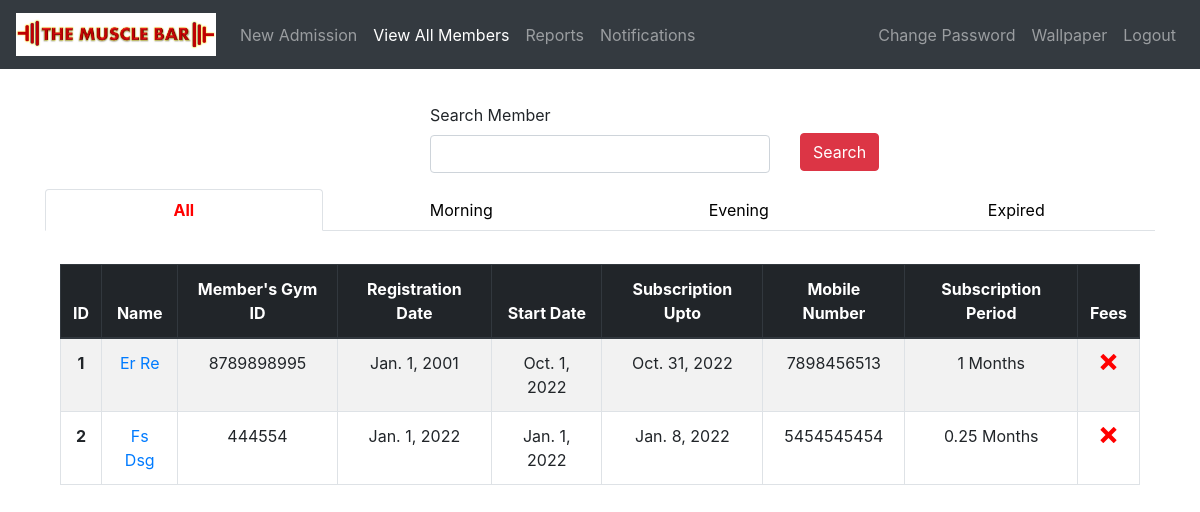
Page /members/view/ (signed in) on the committed database.
### members/models.py (models this page shows, shortened)
class Member(models.Model):
    member_id = models.AutoField(primary_key=True)
    unique_member_id = models.CharField(("MEMBER's GYM ID"), max_length=50)
    first_name = models.CharField(("First Name"), max_length=50)
    last_name = models.CharField(("Last Name"), max_length=50)
    mobile_number = models.CharField(("Mobile Number"), max_length=10, unique=True)
    email = models.EmailField(null=True, blank=True)
    address = models.CharField(max_length=300, blank=True)
    medical_history = models.CharField(
        ("Medical History"), max_length=300, blank=True, default="None"
    )
    admitted_on = models.DateField(auto_now_add=True)
    registration_date = models.DateField(("Registration Date"), default="dd/mm/yyyy")
    start_date = models.DateField(("Start Date"), default="dd/mm/yyyy")
    registration_upto = models.DateField()
    dob = models.DateField(default="dd/mm/yyyy")
    subscription_type = models.CharField(
        ("Subscription Type"),
        max_length=30,
        choices=SUBSCRIPTION_TYPE_CHOICES,
        default=SUBSCRIPTION_TYPE_CHOICES[0][0],
    )
    subscription_period = models.CharField(
        ("Subscription Period"),
        max_length=30,
        choices=SUBSCRIPTION_PERIOD_CHOICES,
        default=SUBSCRIPTION_PERIOD_CHOICES[2][0],
    )
    amount = models.CharField(max_length=30)
    fee_status = models.CharField(
        ("Fee Status"), max_length=30, choices=FEE_STATUS, default=FEE_STATUS[0][0]
    )
    batch = models.CharField(max_length=30, choices=BATCH, default=BATCH[0][0])
    photo = models.FileField(upload_to="photos/", blank=True)
    notification = models.IntegerField(default=2, blank=True)
    stop = models.IntegerField(
        ("Status"), choices=STATUS, default=STATUS[0][0], blank=True
    )

### members/views.py (the view)
# urls.py: path('view/', login_required(views.view_member), name='view_member'),
def view_member(request):
    use_raw_query("Update members_member set stop = 1 where registration_upto<DATE()")
    use_raw_query(
        "Update members_member set fee_status = 'pending' where registration_upto<DATE()"
    )
    view_all = Member.objects.order_by("first_name")
    paginator = Paginator(view_all, 100)
    try:
        page = request.GET.get("page", 1)
        view_all = paginator.page(page)
    except PageNotAnInteger:
        view_all = paginator.page(1)
    except EmptyPage:
        view_all = paginator.page(paginator.num_pages)
    search_form = SearchForm()
    evening = Member.objects.filter(batch="evening", stop=0).order_by("first_name")
    morning = Member.objects.filter(batch="morning", stop=0).order_by("first_name")
    stopped = Member.objects.filter(stop=1).order_by("first_name")
    context = {
        "all": view_all,
        "morning": morning,
        "evening": evening,
        "stopped": stopped,
        "search_form": search_form,
        "subs_end_today_count": get_notification_count(),
    }
    return render(request, "view_member.html", context)

### members/models.py (shortened to what this page needs)
class SearchForm(forms.Form):
    search = forms.CharField(label="Search Member", max_length=100, required=False)

### members/templatetags/tags.py (called while the page is built)
@register.filter(name='add_css')
def add_css(field, css):
    return field.as_widget(attrs={"class": css})

### members/views.py (called while the page is built)
def use_raw_query(query):
    with connection.cursor() as cursor:
        cursor.execute(query)
        rows = cursor.fetchall()
    return rows

### notifications/config.py (called while the page is built)
def get_notification_count():
    NOTIF_COUNT = Member.objects.filter(
        registration_upto__gte=datetime.datetime.now(),
        registration_upto__lte=datetime.date.today() + datetime.timedelta(days=1),
        notification=1,
    ).exclude(stop=1)
    PENDING_COUNT = Member.objects.filter(fee_status="pending", notification=1).exclude(
        stop=1
    )
    return (NOTIF_COUNT | PENDING_COUNT).distinct().count()

### members/templates/view_member.html (shortened to what this page needs)
{% extends 'base.html' %}
{% load tags %}
{% load static %}
{% block content %}
<div class="container" style="margin-top: 3%">
  <form method="POST" action="{% url 'search_member' %}">
    <div class="row">
      <div class="form-group col"></div>
      <div class="form-group col">
        <label for="search">{{ search_form.search.label }}</label>
        {{ search_form.search | add_css:"form-control" }}
      </div>
      <div class="{% if not result %} col {% endif %}">
        <button type="submit" id="submit" class="btn btn-danger" style="margin-top: 30px;">Search</button>
      </div>
    </div>
  </form>
</div>
{% if result %}
<div class="container" style="margin-top: 3%">
  <table class="table table-striped table-bordered">
    <thead class="text-center thead-dark">
      <tr>
        <th scope="col">ID</th>
        <th scope="col">Name</th>
        <th scope="col">Memeber's Gym ID</th>
        <th scope="col">Registration Date</th>
        <th scope="col">Start Date</th>
        <th scope="col">Subscription Upto</th>
        <th scope="col">Mobile Number</th>
        <th scope="col">Subscription Period</th>
        <th scope="col">Fees</th>
        <th scope="col">Delete User</th>
      </tr>
    </thead>
    <tbody class="text-center">
      {% for member in result %}
      <tr>
        <th scope="row">{{ forloop.counter }}</th>
        <td><a href="/members/update/{{ member.member_id }}">{{ member.first_name }} {{ member.last_name }}</a></td>
        <td>{{ member.unique_member_id }}</td>
        <td>{{ member.registration_date }}</td>
        <td>{{ member.start_date }}</td>
        <td>{{ member.registration_upto }}</td>
        <td>{{ member.mobile_number }}</td>
        <td>{{ member.subscription_period }} Months</td>
        <td>
          {% if member.fee_status == 'paid' %}
          <span class="icon-checkmark" style="color: green"></span>
          {% else %}
          <span class="icon-cross" style="color: red"></span>
          {% endif %}
        </td>
        <td><a href="/members/delete/{{ member.member_id }}/"><button class="btn btn-danger"
              onclick="return confirm('Are you sure you want to delete this? This will permanently delete the record!')">Delete</button></a>
        </td>
      </tr>
      {% endfor %}
    </tbody>
  </table>
</div>
{% else %}
<ul class="nav nav-tabs nav-justified" id="myTab" role="tablist">
  <li class="nav-item">
    <a class="nav-link active" id="home-tab" data-toggle="tab" href="#all" role="tab" aria-controls="home"
      aria-selected="true">All</a>
  </li>
  <li class="nav-item">
    <a class="nav-link" id="home-tab" data-toggle="tab" href="#morning" role="tab" aria-controls="home"
      aria-selected="true">Morning</a>
  </li>
  <li class="nav-item">
    <a class="nav-link" id="profile-tab" data-toggle="tab" href="#evening" role="tab" aria-controls="profile"
      aria-selected="false">Evening</a>
  </li>
  <li class="nav-item">
    <a class="nav-link" id="profile-tab" data-toggle="tab" href="#stopped" role="tab" aria-controls="stopped"
      aria-selected="false">Expired</a>
  </li>
</ul>
<div class="tab-content" id="myTabContent">
  <div class="tab-pane fade show active" id="all" role="tabpanel" aria-labelledby="home-tab">
    <div class="container" style="margin-top: 3%">
      <table class="table table-striped table-bordered">
        <thead class="text-center thead-dark">
          <tr>
            <th scope="col">ID</th>
            <th scope="col">Name</th>
            <th scope="col">Member's Gym ID</th>
            <th scope="col">Registration Date</th>
            <th scope="col">Start Date</th>
            <th scope="col">Subscription Upto</th>
            <th scope="col">Mobile Number</th>
            <th scope="col">Subscription Period</th>
            <th scope="col">Fees</th>
          </tr>
        </thead>
        <tbody class="text-center">
          {% for member in all %}
          <tr>
            <th scope="row">{{ all.start_index|add:forloop.counter0 }}</th>
            <td><a href="/members/update/{{ member.member_id }}">{{ member.first_name }} {{ member.last_name }}</a></td>
            <td>{{ member.unique_member_id }}</td>
            <td>{{ member.registration_date }}</td>
            <td>{{ member.start_date }}</td>
            <td>{{ member.registration_upto }}</td>
            <td>{{ member.mobile_number }}</td>
            <td>{{ member.subscription_period }} Months</td>
            <td>
              {% if member.fee_status == 'paid' %}
              <span class="icon-checkmark" style="color: green"></span>
              {% else %}
              <span class="icon-cross" style="color: red"></span>
              {% endif %}
            </td>
          </tr>
          {% endfor %}
        </tbody>
      </table>
    </div>
  </div>
</div>
{% endif %}
{% endblock %}

### static/css/style.css (style rules this page uses)
[class^="icon-"], [class*=" icon-"] { font-family: 'icomoon' !important; speak: none; font-style: normal; font-weight: normal; font-variant: normal; text-transform: none; line-height: 1; -webkit-font-smoothing: antialiased; -moz-osx-font-smoothing: grayscale; }
.icon-cross:before { content: "\ea0f"; }
.nav-tabs .nav-item.show .nav-link, .nav-tabs .nav-link { color: black; }
.nav-tabs .nav-item.show .nav-link, .nav-tabs .nav-link.active { color: red; font-weight: bold; }

### rows in the picture
Member: start_index|add "1", first_name "Er", last_name "Re", unique_member_id "8789898995", registration_date "Jan. 1, 2001", start_date "Oct. 1, 2022", registration_upto "Oct. 31, 2022", mobile_number "7898456513", subscription_period "1"
Member: start_index|add "2", first_name "Fs", last_name "Dsg", unique_member_id "444554", registration_date "Jan. 1, 2022", start_date "Jan. 1, 2022", registration_upto "Jan. 8, 2022", mobile_number "5454545454", subscription_period "0.25"

### other values in the picture
{{ search_form.search.label }} "Search Member"
